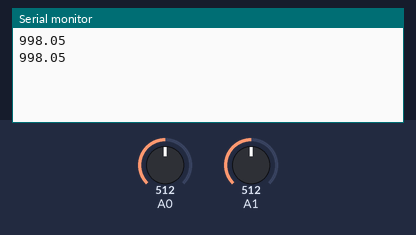
Bench run of a sketch on a simulated Arduino Uno, built with avr-gcc and run on an emulated ATmega328P. Shown: the last lines printed to the serial monitor. The test bench sets the inputs (shaded band); at power-on: A0 = 512, A1 = 512.

Above: at 1.8 s.
1.9 s: A0 set to 0
At 2.7 s:
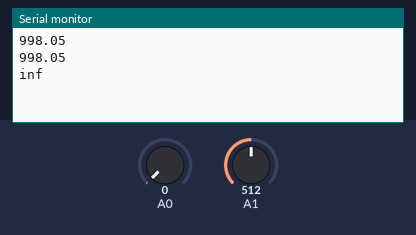
4.5 s: A0 set to 122
At 5.8 s:
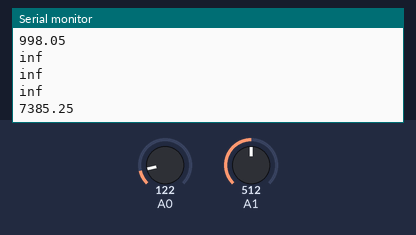

Measured:
- after the input at 1.9 s, the serial monitor: prints a new line after 0.10 s (image 1)
- after the input at 4.5 s, the serial monitor: prints a new line after 0.50 s (image 2)

The sketch:

lab_6.2.ino
```cpp
#include <math.h>

double sensorValue0 = 0;
double sensorValue1 = 0.00;
double A = 3.3865469222658334 * pow(10, -1);
double B = -6.45726718252631 * pow(10, -2);
double C = 3.836960176189242 * pow(10, -4);

void setup() {
  Serial.begin(9600);
}

void loop() {
  double resistencia0, temperatura0, resistencia1, temperatura1;
  sensorValue0 = analogRead(A0);
  sensorValue1 = analogRead(A1);

  resistencia0 = 1000 * ((1023)/(sensorValue0) - 1);
  Serial.println(resistencia0);
  temperatura0 = 1 / (A + B * log(resistencia0) + C * pow(log(resistencia0), 3));

  resistencia1 = 1000 * ((1023)/(sensorValue1) - 1);
  temperatura1 = 1 / (A + B * log(resistencia1) + C * pow(log(resistencia1), 3));


  delay(1000);
}
```
